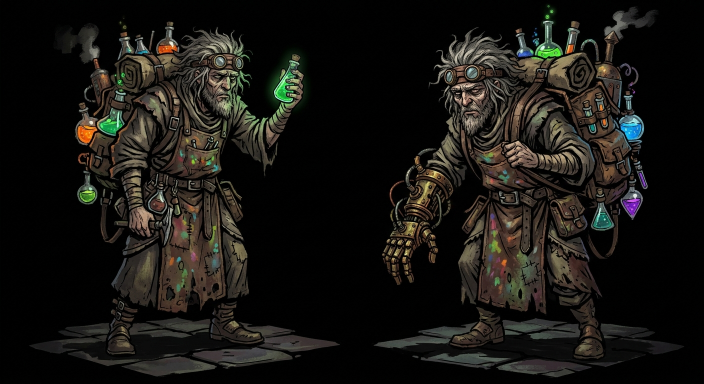
#> input picture alchemist.jpg, 1408 x 768 px (shown at 1/2 size)
$ python -i generate_sprite_sheets.py   (imports and definitions only)
#> lines starting #> are read from the running program, lines starting #| are printed output that depends on the picture
#!/usr/bin/env python3
"""
Generate sprite sheets with Gemini, then split into individual frames.
Sprite sheet approach ensures consistent character size/position across frames.
"""

import json
import os
import sys
import subprocess
import tempfile
from pathlib import Path
from PIL import Image
import numpy as np

PROJECT_DIR = Path("/Users/visionclaw/game-art-preview")
OUTPUT_SIZE = (512, 512)
CONTENT_RATIO = 0.85  # character fills 85% of frame
BOTTOM_PAD = 0.03     # 3% bottom padding


def load_tasks():
    with open(PROJECT_DIR / "generation-tasks.json") as f:
        return json.load(f)


# [12 lines left out: function split_sprite_sheet, not called in this run]


def remove_background(img):
    """Remove white/near-white background, return RGBA image."""
    if img.mode != 'RGBA':
        img = img.convert('RGBA')
    arr = np.array(img)

    # White background: R > 240 AND G > 240 AND B > 240
    r, g, b, a = arr[:,:,0], arr[:,:,1], arr[:,:,2], arr[:,:,3]
    white_mask = (r > 235) & (g > 235) & (b > 235)

    # Also catch light gray near-white
    gray_mask = (r > 220) & (g > 220) & (b > 220) & (np.abs(r.astype(int) - g.astype(int)) < 15) & (np.abs(g.astype(int) - b.astype(int)) < 15)

    bg_mask = white_mask | gray_mask
    arr[bg_mask, 3] = 0  # Set alpha to 0 for background

    return Image.fromarray(arr)


# [11 lines left out: function get_content_bbox, not called in this run]


def normalize_frames_on_canvas(frames):
    """
    Normalize all frames to OUTPUT_SIZE canvas with consistent sizing.
    Uses max content dimensions across ALL frames for uniform scale.
    Bottom-center alignment for stable foot position.
    """
    # Remove backgrounds
    rgba_frames = [remove_background(f) for f in frames]

    # Get bounding boxes
    bboxes = [get_content_bbox(f) for f in rgba_frames]
    valid = [(f, b) for f, b in zip(rgba_frames, bboxes) if b is not None]

    if not valid:
        return rgba_frames  # fallback

    # Find max content dimensions
    max_cw = max(b[2] - b[0] for _, b in valid)
    max_ch = max(b[3] - b[1] for _, b in valid)

    # Calculate uniform scale
    target_w = int(OUTPUT_SIZE[0] * CONTENT_RATIO)
    target_h = int(OUTPUT_SIZE[1] * CONTENT_RATIO)
    scale = min(target_w / max_cw, target_h / max_ch)

    result = []
    for rgba, bbox in zip(rgba_frames, bboxes):
        canvas = Image.new('RGBA', OUTPUT_SIZE, (0, 0, 0, 0))
        if bbox is None:
            result.append(canvas)
            continue

        # Crop content
        content = rgba.crop(bbox)
        cw, ch = content.size
        new_w = int(cw * scale)
        new_h = int(ch * scale)
        content = content.resize((new_w, new_h), Image.LANCZOS)

        # Bottom-center align
        x = (OUTPUT_SIZE[0] - new_w) // 2
        y = OUTPUT_SIZE[1] - int(OUTPUT_SIZE[1] * BOTTOM_PAD) - new_h
        canvas.paste(content, (x, y), content)
        result.append(canvas)

    return result


# [69 lines left out: functions build_sprite_sheet_prompt, main, not called in this run]


# [2 lines not run here, left out]

>>> import cv2
>>> picture = cv2.imread('alchemist.jpg', cv2.IMREAD_GRAYSCALE)
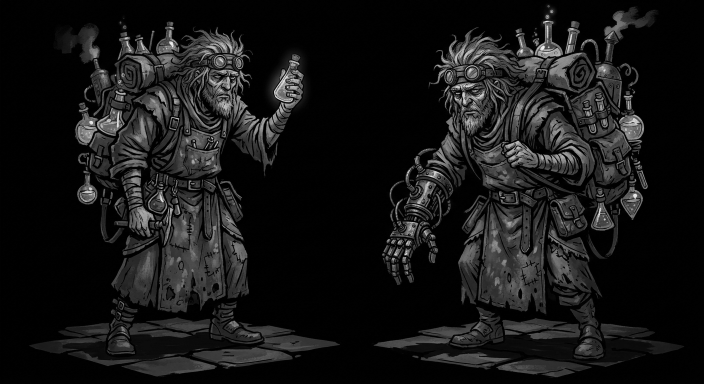
#> picture: shape (768, 1408) (shown at 1/2 size); min 0, max 252, mean 22.2
#> (the run stopped early here; a loop or call above may not have finished)

$ run again, on wanderer.jpg
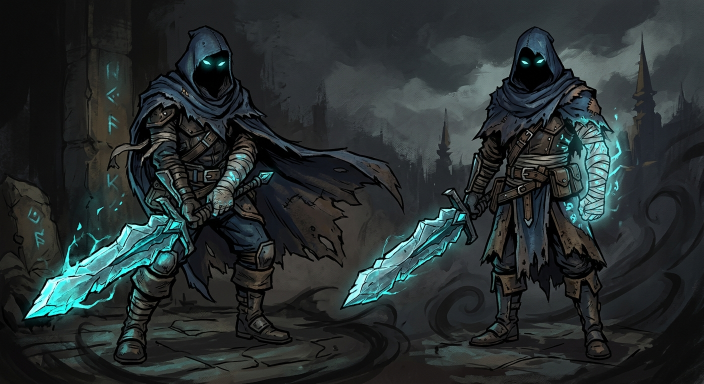
#> input picture wanderer.jpg, 1408 x 768 px (shown at 1/2 size)
#> `picture = cv2.imread('alchemist.jpg', cv2.IMREAD_GRAYSCALE)`:
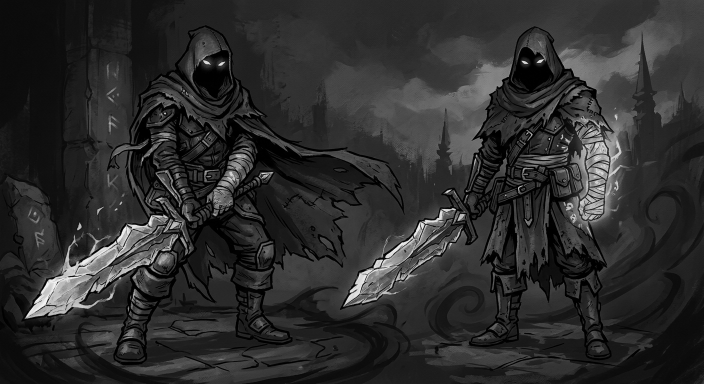
#> picture: shape (768, 1408) (shown at 1/2 size); min 0, max 250, mean 45.3
